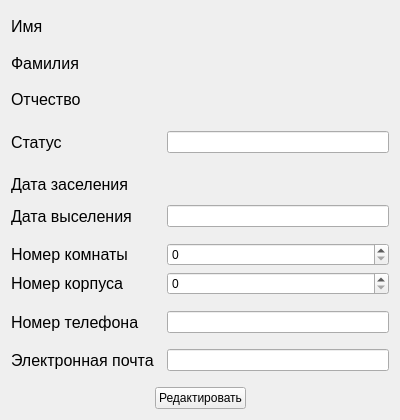
<?xml version="1.0" encoding="UTF-8"?>
<ui version="4.0">
 <class>RedactHuman</class>
 <widget class="QWidget" name="RedactHuman">
  <property name="geometry">
   <rect>
    <x>0</x>
    <y>0</y>
    <width>400</width>
    <height>420</height>
   </rect>
  </property>
  <property name="minimumSize">
   <size>
    <width>400</width>
    <height>420</height>
   </size>
  </property>
  <property name="maximumSize">
   <size>
    <width>400</width>
    <height>420</height>
   </size>
  </property>
  <property name="windowTitle">
   <string>Редактирование данные</string>
  </property>
  <layout class="QVBoxLayout" name="verticalLayout">
   <item>
    <widget class="QLabel" name="name_label">
     <property name="font">
      <font>
       <pointsize>12</pointsize>
      </font>
     </property>
     <property name="text">
      <string>Имя</string>
     </property>
    </widget>
   </item>
   <item>
    <widget class="QLabel" name="surname_label">
     <property name="font">
      <font>
       <pointsize>12</pointsize>
      </font>
     </property>
     <property name="text">
      <string>Фамилия</string>
     </property>
    </widget>
   </item>
   <item>
    <widget class="QLabel" name="patronymic_label">
     <property name="font">
      <font>
       <pointsize>12</pointsize>
      </font>
     </property>
     <property name="text">
      <string>Отчество</string>
     </property>
    </widget>
   </item>
   <item>
    <spacer name="verticalSpacer_6">
     <property name="orientation">
      <enum>Qt::Vertical</enum>
     </property>
     <property name="sizeType">
      <enum>QSizePolicy::Fixed</enum>
     </property>
     <property name="sizeHint" stdset="0">
      <size>
       <width>20</width>
       <height>10</height>
      </size>
     </property>
    </spacer>
   </item>
   <item>
    <layout class="QHBoxLayout" name="horizontalLayout_5">
     <item>
      <widget class="QLabel" name="status_label">
       <property name="minimumSize">
        <size>
         <width>150</width>
         <height>0</height>
        </size>
       </property>
       <property name="maximumSize">
        <size>
         <width>150</width>
         <height>16777215</height>
        </size>
       </property>
       <property name="font">
        <font>
         <pointsize>12</pointsize>
        </font>
       </property>
       <property name="text">
        <string>Статус</string>
       </property>
      </widget>
     </item>
     <item>
      <widget class="QLineEdit" name="status_edit">
       <property name="minimumSize">
        <size>
         <width>150</width>
         <height>0</height>
        </size>
       </property>
       <property name="maximumSize">
        <size>
         <width>999</width>
         <height>16777215</height>
        </size>
       </property>
      </widget>
     </item>
    </layout>
   </item>
   <item>
    <spacer name="verticalSpacer_5">
     <property name="orientation">
      <enum>Qt::Vertical</enum>
     </property>
     <property name="sizeType">
      <enum>QSizePolicy::Fixed</enum>
     </property>
     <property name="sizeHint" stdset="0">
      <size>
       <width>20</width>
       <height>10</height>
      </size>
     </property>
    </spacer>
   </item>
   <item>
    <widget class="QLabel" name="data_in_label">
     <property name="minimumSize">
      <size>
       <width>150</width>
       <height>0</height>
      </size>
     </property>
     <property name="maximumSize">
      <size>
       <width>999999</width>
       <height>16777215</height>
      </size>
     </property>
     <property name="font">
      <font>
       <pointsize>12</pointsize>
      </font>
     </property>
     <property name="text">
      <string>Дата заселения</string>
     </property>
    </widget>
   </item>
   <item>
    <layout class="QHBoxLayout" name="horizontalLayout_4">
     <item>
      <widget class="QLabel" name="data_out_label">
       <property name="minimumSize">
        <size>
         <width>150</width>
         <height>0</height>
        </size>
       </property>
       <property name="maximumSize">
        <size>
         <width>150</width>
         <height>16777215</height>
        </size>
       </property>
       <property name="font">
        <font>
         <pointsize>12</pointsize>
        </font>
       </property>
       <property name="text">
        <string>Дата выселения</string>
       </property>
      </widget>
     </item>
     <item>
      <widget class="QLineEdit" name="data_out_edit">
       <property name="minimumSize">
        <size>
         <width>150</width>
         <height>0</height>
        </size>
       </property>
       <property name="maximumSize">
        <size>
         <width>999</width>
         <height>16777215</height>
        </size>
       </property>
      </widget>
     </item>
    </layout>
   </item>
   <item>
    <spacer name="verticalSpacer_4">
     <property name="orientation">
      <enum>Qt::Vertical</enum>
     </property>
     <property name="sizeType">
      <enum>QSizePolicy::Fixed</enum>
     </property>
     <property name="sizeHint" stdset="0">
      <size>
       <width>20</width>
       <height>10</height>
      </size>
     </property>
    </spacer>
   </item>
   <item>
    <layout class="QHBoxLayout" name="horizontalLayout_8">
     <item>
      <layout class="QHBoxLayout" name="horizontalLayout_7">
       <item>
        <widget class="QLabel" name="room_number_label">
         <property name="minimumSize">
          <size>
           <width>150</width>
           <height>0</height>
          </size>
         </property>
         <property name="maximumSize">
          <size>
           <width>150</width>
           <height>16777215</height>
          </size>
         </property>
         <property name="font">
          <font>
           <pointsize>12</pointsize>
          </font>
         </property>
         <property name="text">
          <string>Номер комнаты</string>
         </property>
        </widget>
       </item>
      </layout>
     </item>
     <item>
      <widget class="QSpinBox" name="spinBox_2">
       <property name="minimumSize">
        <size>
         <width>100</width>
         <height>0</height>
        </size>
       </property>
       <property name="maximumSize">
        <size>
         <width>999</width>
         <height>16777215</height>
        </size>
       </property>
      </widget>
     </item>
    </layout>
   </item>
   <item>
    <layout class="QHBoxLayout" name="horizontalLayout_9">
     <item>
      <layout class="QHBoxLayout" name="horizontalLayout_6">
       <item>
        <widget class="QLabel" name="building_number_label">
         <property name="minimumSize">
          <size>
           <width>150</width>
           <height>0</height>
          </size>
         </property>
         <property name="maximumSize">
          <size>
           <width>150</width>
           <height>16777215</height>
          </size>
         </property>
         <property name="font">
          <font>
           <pointsize>12</pointsize>
          </font>
         </property>
         <property name="text">
          <string>Номер корпуса</string>
         </property>
        </widget>
       </item>
      </layout>
     </item>
     <item>
      <widget class="QSpinBox" name="spinBox">
       <property name="minimumSize">
        <size>
         <width>100</width>
         <height>0</height>
        </size>
       </property>
       <property name="maximumSize">
        <size>
         <width>999</width>
         <height>16777215</height>
        </size>
       </property>
      </widget>
     </item>
    </layout>
   </item>
   <item>
    <spacer name="verticalSpacer_3">
     <property name="orientation">
      <enum>Qt::Vertical</enum>
     </property>
     <property name="sizeType">
      <enum>QSizePolicy::Fixed</enum>
     </property>
     <property name="sizeHint" stdset="0">
      <size>
       <width>20</width>
       <height>10</height>
      </size>
     </property>
    </spacer>
   </item>
   <item>
    <layout class="QHBoxLayout" name="horizontalLayout_3">
     <item>
      <widget class="QLabel" name="phine_label">
       <property name="minimumSize">
        <size>
         <width>150</width>
         <height>0</height>
        </size>
       </property>
       <property name="maximumSize">
        <size>
         <width>150</width>
         <height>16777215</height>
        </size>
       </property>
       <property name="font">
        <font>
         <pointsize>12</pointsize>
        </font>
       </property>
       <property name="text">
        <string>Номер телефона</string>
       </property>
      </widget>
     </item>
     <item>
      <widget class="QLineEdit" name="phone_edit">
       <property name="minimumSize">
        <size>
         <width>150</width>
         <height>0</height>
        </size>
       </property>
       <property name="maximumSize">
        <size>
         <width>999</width>
         <height>16777215</height>
        </size>
       </property>
      </widget>
     </item>
    </layout>
   </item>
   <item>
    <spacer name="verticalSpacer_2">
     <property name="orientation">
      <enum>Qt::Vertical</enum>
     </property>
     <property name="sizeType">
      <enum>QSizePolicy::Fixed</enum>
     </property>
     <property name="sizeHint" stdset="0">
      <size>
       <width>20</width>
       <height>10</height>
      </size>
     </property>
    </spacer>
   </item>
   <item>
    <layout class="QHBoxLayout" name="horizontalLayout_2">
     <item>
      <widget class="QLabel" name="mail_label">
       <property name="minimumSize">
        <size>
         <width>150</width>
         <height>0</height>
        </size>
       </property>
       <property name="maximumSize">
        <size>
         <width>150</width>
         <height>16777215</height>
        </size>
       </property>
       <property name="font">
        <font>
         <pointsize>12</pointsize>
        </font>
       </property>
       <property name="text">
        <string>Электронная почта</string>
       </property>
      </widget>
     </item>
     <item>
      <widget class="QLineEdit" name="mail_edit">
       <property name="minimumSize">
        <size>
         <width>150</width>
         <height>0</height>
        </size>
       </property>
       <property name="maximumSize">
        <size>
         <width>999</width>
         <height>16777215</height>
        </size>
       </property>
      </widget>
     </item>
    </layout>
   </item>
   <item>
    <spacer name="verticalSpacer">
     <property name="orientation">
      <enum>Qt::Vertical</enum>
     </property>
     <property name="sizeType">
      <enum>QSizePolicy::Fixed</enum>
     </property>
     <property name="sizeHint" stdset="0">
      <size>
       <width>20</width>
       <height>10</height>
      </size>
     </property>
    </spacer>
   </item>
   <item>
    <layout class="QHBoxLayout" name="horizontalLayout">
     <item>
      <spacer name="horizontalSpacer_2">
       <property name="orientation">
        <enum>Qt::Horizontal</enum>
       </property>
       <property name="sizeHint" stdset="0">
        <size>
         <width>40</width>
         <height>20</height>
        </size>
       </property>
      </spacer>
     </item>
     <item>
      <widget class="QPushButton" name="redacted">
       <property name="text">
        <string>Редактировать</string>
       </property>
      </widget>
     </item>
     <item>
      <spacer name="horizontalSpacer">
       <property name="orientation">
        <enum>Qt::Horizontal</enum>
       </property>
       <property name="sizeHint" stdset="0">
        <size>
         <width>40</width>
         <height>20</height>
        </size>
       </property>
      </spacer>
     </item>
    </layout>
   </item>
  </layout>
 </widget>
 <resources/>
 <connections/>
</ui>
